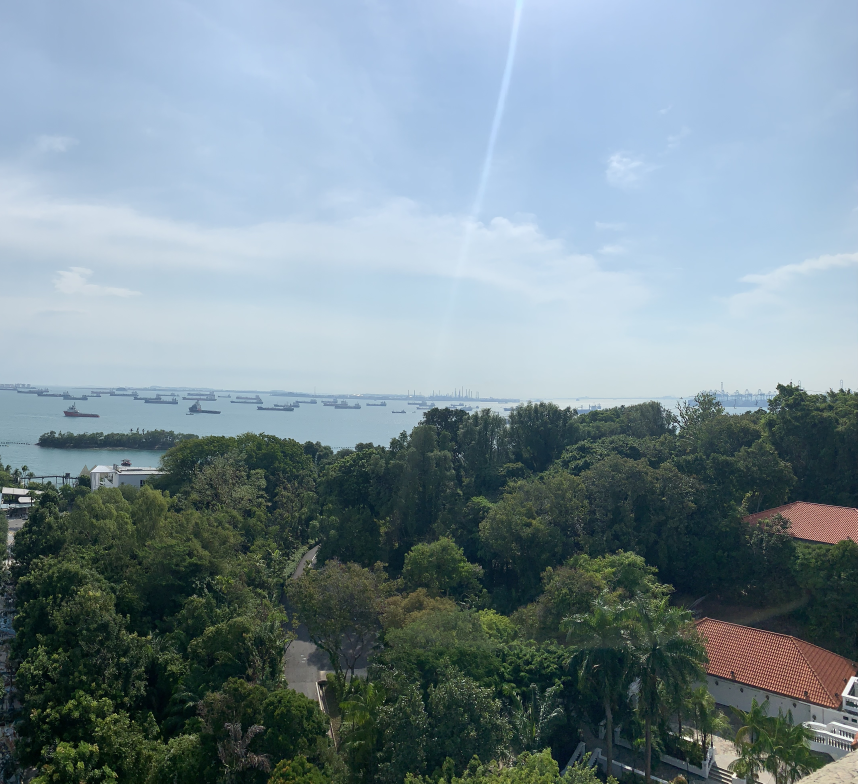
#> input picture 1/right.jpg, 4288 x 3918 px (shown at 1/5 size)
$ python Panorama.py 1/right.jpg 1/right.jpg out.png
#> lines starting #> are read from the running program, lines starting #| are printed output that depends on the picture; after the words box and inside, x2 and y2 are one past the last pixel; in counts of white or black regions, pixels touching at a corner belong together
import cv2
import matplotlib.pyplot as plt
import numpy as np
import os
import sys


LeftImgPath = sys.argv[1]
RightImgPath = sys.argv[2]
outPath = sys.argv[3]

def checkImage(img):
    if img is None:
        print("image dosen't found!")
        exit()

RightImg = cv2.imread(RightImgPath)
#> RightImg is the input picture: shape (3918, 4288, 3); mean B, G, R 146.8, 138.8, 120.5
LeftImg = cv2.imread(LeftImgPath)


checkImage(RightImg)
checkImage(LeftImg)


#calculate the scale between the two images height
min_height = min([LeftImg.shape[0], RightImg.shape[0]])
#> min_height = 3918
max_height = max([LeftImg.shape[0], RightImg.shape[0]])
#> max_height = 3918
imScale = max_height/min_height
#> imScale = 1


imArr =[]
if min_height == RightImg.shape[0]:
    imArr.append(LeftImg)
    imArr.append(RightImg)

    dim = (
    round(imArr[0].shape[1]/imScale),
    round(imArr[0].shape[0]/imScale),
    )
#> dim = (4288, 3918)

    LeftImg = cv2.resize(LeftImg, dim, interpolation = cv2.INTER_AREA)

else:
    imArr.append(RightImg)
    imArr.append(LeftImg)

    dim = (
    round(imArr[0].shape[1]/imScale),
    round(imArr[0].shape[0]/imScale),
    )

    RightImg = cv2.resize(RightImg, dim, interpolation = cv2.INTER_AREA)


#converting to gray from bgr to detect key points and descriptors
GrayRight = cv2.cvtColor(RightImg, cv2.COLOR_BGR2GRAY)
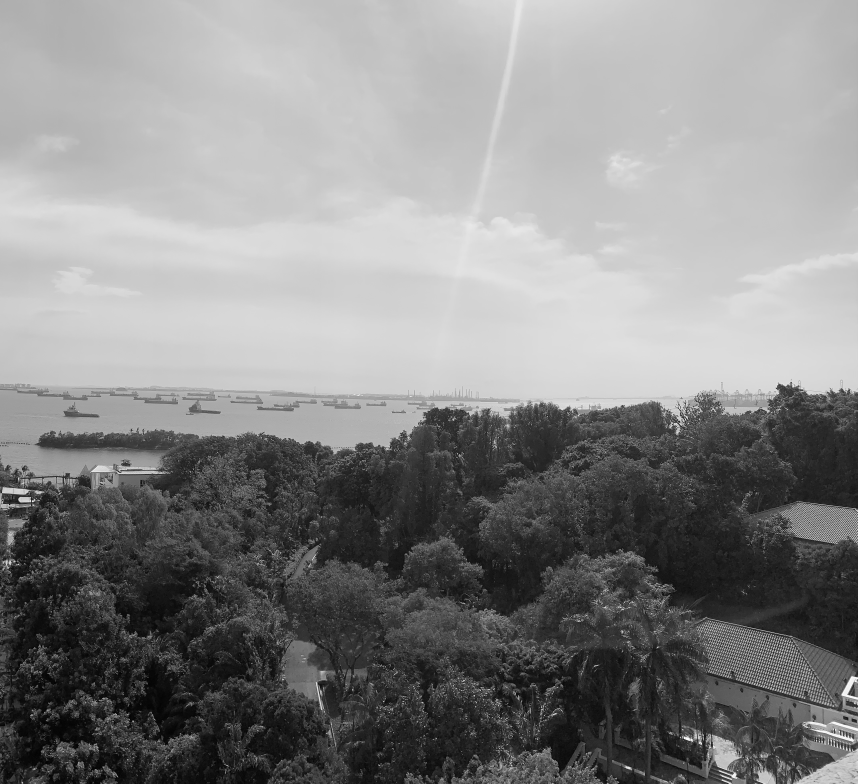
#> GrayRight: shape (3918, 4288) (shown at 1/5 size); min 0, max 255, mean 134.3
GrayLeft = cv2.cvtColor(LeftImg, cv2.COLOR_BGR2GRAY)

#  find the keypoints and descriptors with orb.
orb = cv2.ORB_create()
KpLeft , descLeft = orb.detectAndCompute(GrayLeft,None)
#> KpLeft = 500 keypoints; strongest (x, y, size): (3369, 2107, 31), (3363, 2104, 31), (2833, 3092, 31), (227, 3775, 31)
KpRight , descRight = orb.detectAndCompute(GrayRight,None)
#> KpRight has the same summary as KpLeft

#matches between the descriptors according to the distance NORM HAMMIN function for orb objects.
matcher = cv2.BFMatcher(cv2.NORM_HAMMING, crossCheck=True)
matches = matcher.match(descLeft,descRight)
#> matches = 500 matches


#sorted the 20% of the first matches with the smallest distance.
goodMatch = sorted(matches, key=lambda x: x.distance, reverse=False)[:len(matches)//5]
#> goodMatch = 100 matches


#draw the lines between key points according to the the matches we found for checking the matches.
imageMatches = cv2.drawMatches(LeftImg,KpLeft,RightImg,KpRight,goodMatch,None)


#calculate the homography matrix according the key points we found and sorted.
src_pts = np.float32([ KpLeft[m.queryIdx].pt for m in goodMatch ]).reshape(-1,1,2)
#> src_pts = 100 rows, first 8: [2628, 3751], [2472, 3590], [2971, 3332], [2100, 3619], [2218, 3396], [3005, 3004], [2420, 3525], [2332, 3593]
dst_pts = np.float32([ KpRight[m.trainIdx].pt for m in goodMatch ]).reshape(-1,1,2)
#> dst_pts has the same summary as src_pts
H, _ = cv2.findHomography(dst_pts, src_pts, cv2.RANSAC)
#> H = [[1, 2.68e-15, -8.65e-12], [1.32e-15, 1, -1.24e-11], [4.13e-19, 1.28e-18, 1]]

# warp the right image according to the homography matrix and the width of the to images.
result = cv2.warpPerspective(RightImg,H,((RightImg.shape[1] + LeftImg.shape[1]), LeftImg.shape[0]))

# insert left image
result[0:LeftImg.shape[0], 0:LeftImg.shape[1]] = LeftImg
#convert the reslut color to gray for finding the black area contur and remove him
ResGray = cv2.cvtColor(result, cv2.COLOR_BGR2GRAY)
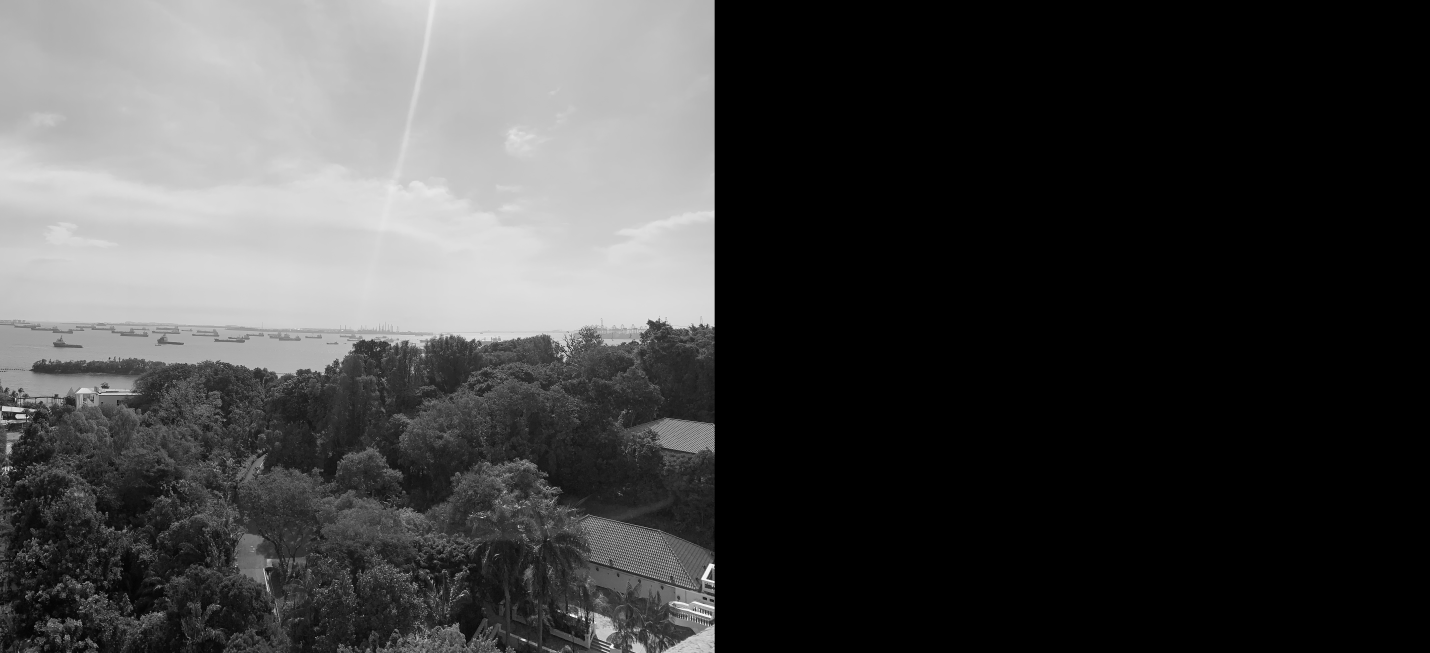
#> ResGray: shape (3918, 8576) (shown at 1/6 size); min 0, max 255, mean 67.1
# threshold for black pixels
_,thresh = cv2.threshold(ResGray, 1, 255, cv2.THRESH_BINARY)
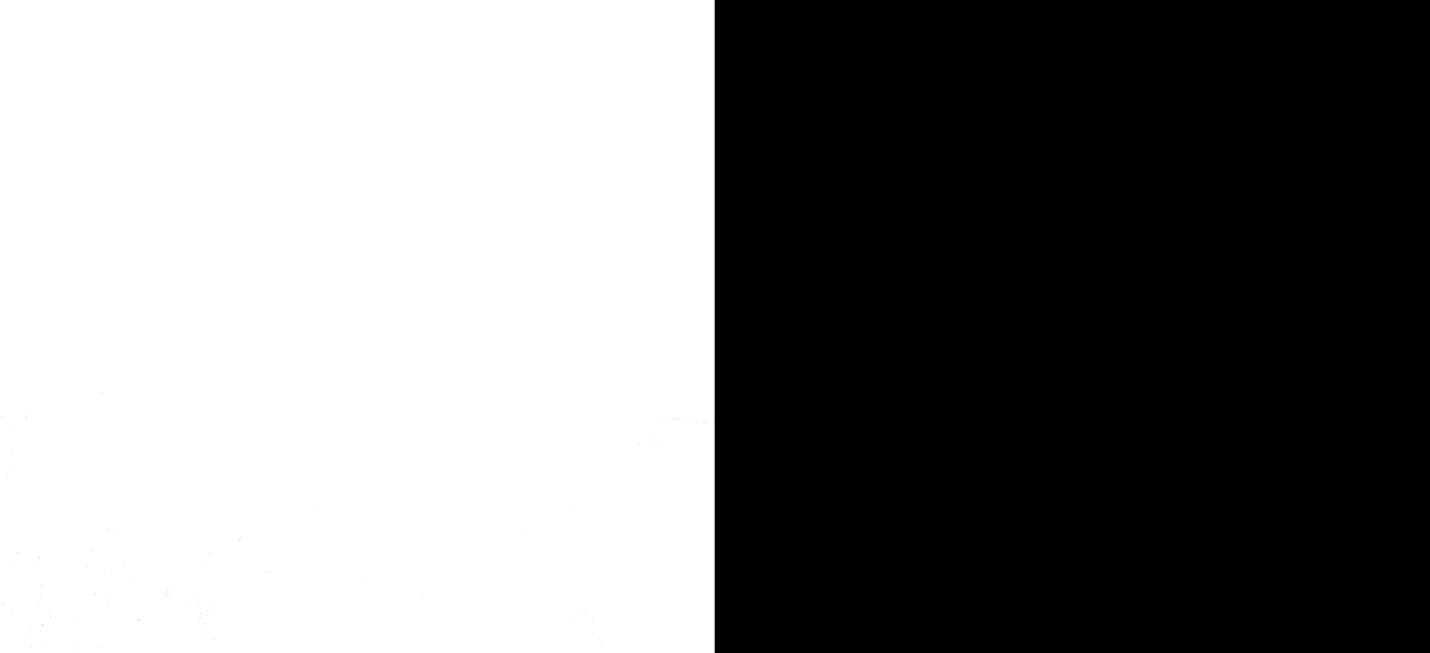
#> thresh: shape (3918, 8576) (shown at 1/6 size); 50% white; 1 white region, box (x1, y1, x2, y2) and area: (0, 0, 4288, 3918) 16799689
# find non black pixels region
contours, _ = cv2.findContours(thresh, cv2.RETR_EXTERNAL, cv2.CHAIN_APPROX_SIMPLE)
#> contours = 1 item

cnt = contours[0]
#> cnt = [[0, 0], [0, 3917], [431, 3917], [432, 3916], [433, 3917], [4287, 3917], [4287, 0]]

# create rectangle of non black pixels
x,y,w,h = cv2.boundingRect(cnt)
#> x = 0; y = 0; w = 4288; h = 3918

# crop rectangle
result = result[y:y+h,x:x+w]

#saving the panorama result in the output directory path/
cv2.imwrite(os.path.join(outPath ,'Panorama.jpg'),result)
